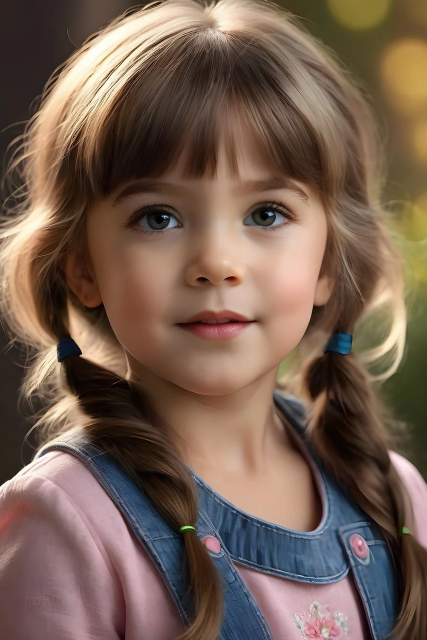
#> input picture 機器學習/opencv/opencv偵測人臉加上馬賽克/child.jpg, 853 x 1280 px (shown at 1/2 size)
$ python main.py
#> lines starting #> are read from the running program, lines starting #| are printed output that depends on the picture
import cv2
img = cv2.imread('./child.jpg')
#> img is the input picture: shape (1280, 853, 3); mean B, G, R 81.3, 95.2, 117.7
gray = cv2.cvtColor(img, cv2.COLOR_BGR2GRAY)  # 影像轉換成灰階
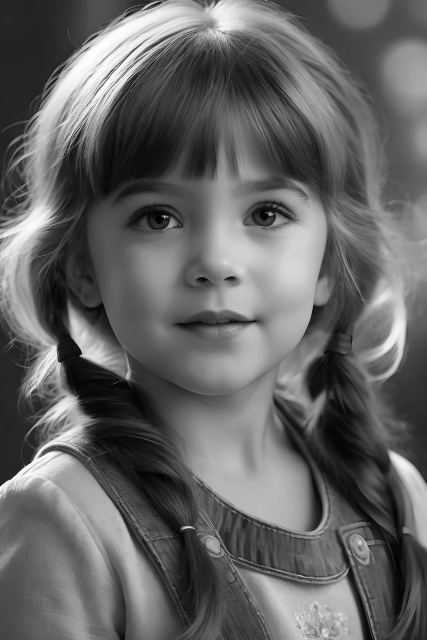
#> gray: shape (1280, 853) (shown at 1/2 size); min 0, max 255, mean 100.3
face_cascade = cv2.CascadeClassifier("./haarcascade_frontalface_default.xml") # 載入人臉偵測模型
faces = face_cascade.detectMultiScale(gray,1.2,3)  # 開始辨識影像中的人臉
#> faces = [[168, 229, 537, 537]]

for (x, y, w, h) in faces:
    mosaic = img[y:y+h, x:x+w]   # 馬賽克區域
    level = 15                   # 馬賽克程度
    mh = int(h/level)            # 根據馬賽克程度縮小的高度
    mw = int(w/level)            # 根據馬賽克程度縮小的寬度
    mosaic = cv2.resize(mosaic, (mw,mh), interpolation=cv2.INTER_LINEAR) # 先縮小
    mosaic = cv2.resize(mosaic, (w,h), interpolation=cv2.INTER_NEAREST)  # 然後放大
    img[y:y+h, x:x+w] = mosaic   # 將指定區域換成馬賽克區域
    print(x,y)
#> this loop made 1 pass
#> (x, y, w, h, level, mh, mw) on pass 1: (168, 229, 537, 537, 15, 35, 35)
#| 168 229
#> pass 1, `mosaic = img[y:y+h, x:x+w]`:
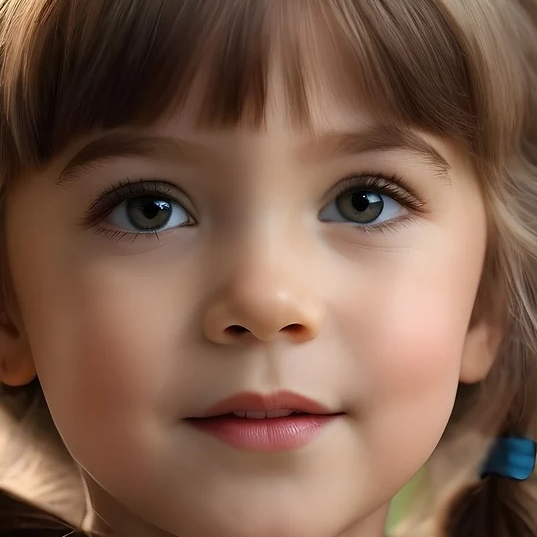
#> mosaic: shape (537, 537, 3); mean B, G, R 75.1, 92.8, 124.3
#> pass 1, `mosaic = cv2.resize(mosaic, (mw,mh), interpolation=cv2.INTER_LINEAR)`:
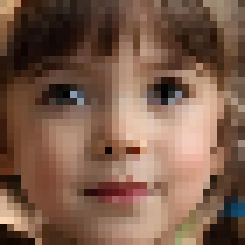
#> mosaic: shape (35, 35, 3) (shown 7 times larger); mean B, G, R 75.2, 92.8, 124.4
#> after the loop:
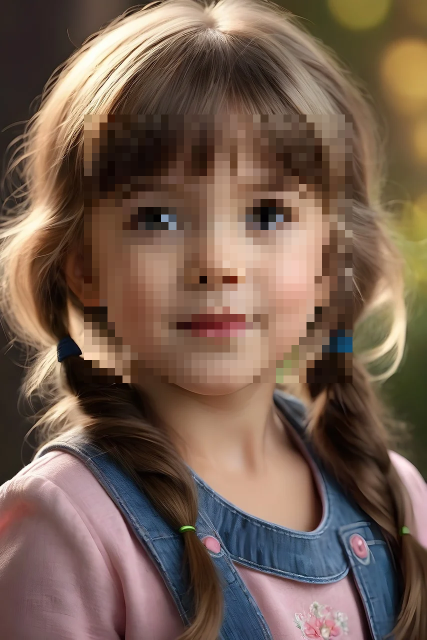
#> img: shape (1280, 853, 3) (shown at 1/2 size); mean B, G, R 81.3, 95.2, 117.7
cv2.imshow('Mosaic', img)
cv2.waitKey(0)   # 按下任意鍵停止
cv2.destroyAllWindows()
